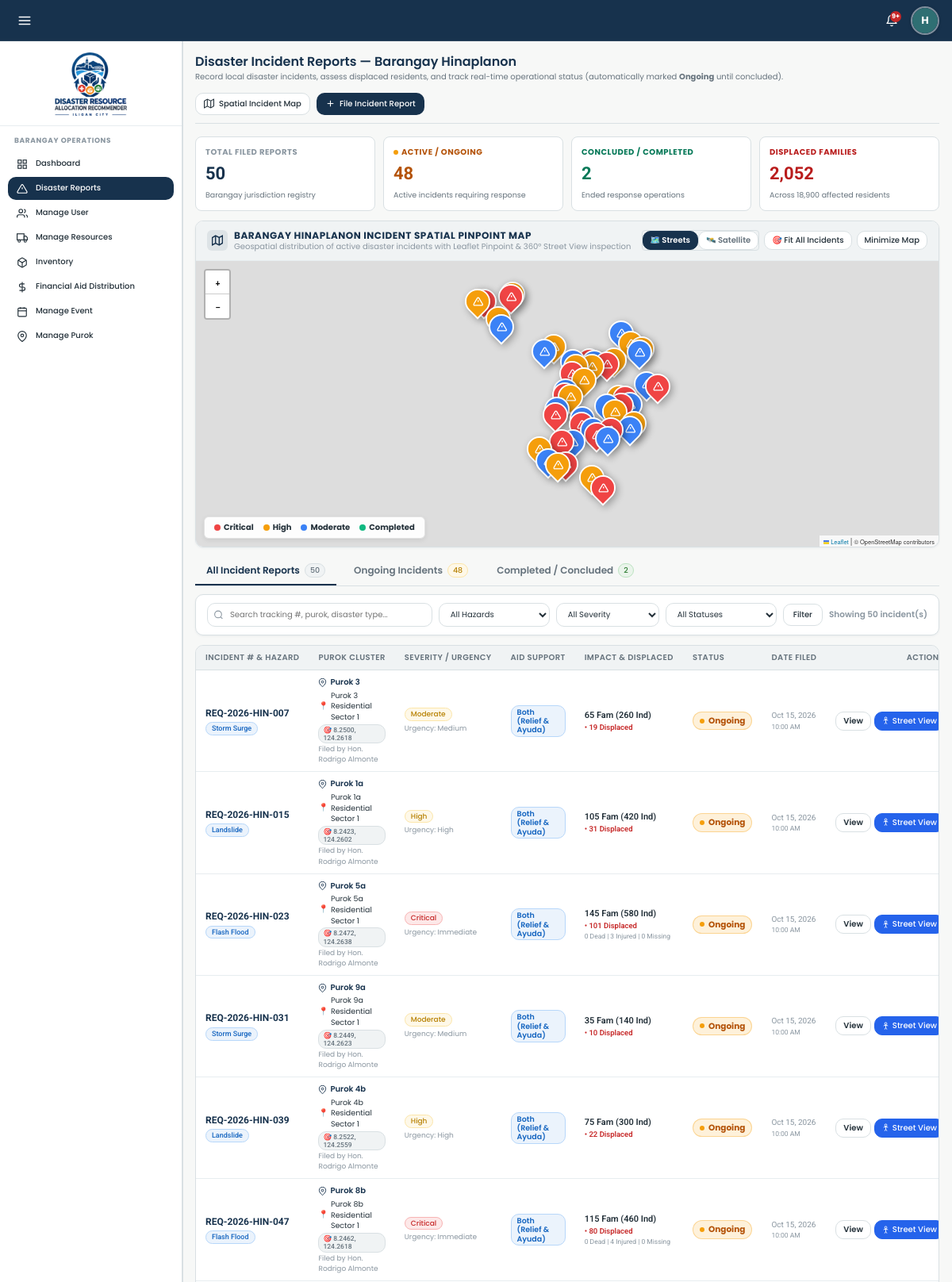
Screenshot of /views/barangay/disaster-reports.php (signed in, upper part) with the database file from the repository.
### tables this page shows
CREATE TABLE `barangays` (
  `id` int(11) NOT NULL AUTO_INCREMENT,
  `name` varchar(100) NOT NULL,
  `city` varchar(100) DEFAULT 'Iligan City',
  `status` enum('active','archived') NOT NULL DEFAULT 'active',
  `contact_person` varchar(100) DEFAULT NULL,
  `contact_number` varchar(30) DEFAULT NULL,
  `population` int(11) DEFAULT NULL,
  `total_households` int(11) DEFAULT NULL,
  `risk_level` enum('Low','Moderate','High','Critical') DEFAULT NULL,
  `area_radius` int(11) DEFAULT NULL COMMENT 'Geographic coverage and hazard radius of the area in meters',
  `coordinates_lat` decimal(10,6) NOT NULL,
  `coordinates_lng` decimal(10,6) NOT NULL,
  `created_at` datetime DEFAULT current_timestamp(),
  PRIMARY KEY (`id`),
  UNIQUE KEY `name` (`name`)
);

CREATE TABLE `disaster_reports` (
  `id` int(11) NOT NULL AUTO_INCREMENT,
  `tracking_code` varchar(50) NOT NULL,
  `barangay_id` int(11) NOT NULL,
  `purok_name` varchar(100) NOT NULL,
  `coordinates_lat` decimal(10,6) DEFAULT NULL,
  `coordinates_lng` decimal(10,6) DEFAULT NULL,
  `incident_location` varchar(255) DEFAULT NULL,
  `disaster_type` enum('Flood','Typhoon','Landslide','Earthquake','Fire','Storm Surge','Flash Flood') NOT NULL,
  `severity` enum('Low','Moderate','High','Critical') NOT NULL,
  `urgency` enum('Immediate','High','Medium','Low') NOT NULL,
  `aid_support` enum('resources','financial_aid','both') NOT NULL DEFAULT 'resources',
  `affected_families` int(11) NOT NULL DEFAULT 0,
  `affected_individuals` int(11) NOT NULL DEFAULT 0,
  `displaced_families` int(11) NOT NULL DEFAULT 0,
  `casualties_count` int(11) NOT NULL DEFAULT 0,
  `injuries_count` int(11) NOT NULL DEFAULT 0,
  `missing_count` int(11) NOT NULL DEFAULT 0,
  `requested_assistance` text NOT NULL,
  `situation_overview` text DEFAULT NULL,
  `resolution_notes` text DEFAULT NULL,
  `status` enum('Ongoing','Completed') NOT NULL DEFAULT 'Ongoing',
  `submitted_by` int(11) NOT NULL,
  `created_at` datetime DEFAULT current_timestamp(),
  `updated_at` datetime DEFAULT current_timestamp() ON UPDATE current_timestamp(),
  `completed_at` datetime DEFAULT NULL,
  PRIMARY KEY (`id`),
  UNIQUE KEY `tracking_code` (`tracking_code`),
  KEY `barangay_id` (`barangay_id`),
  KEY `submitted_by` (`submitted_by`),
  CONSTRAINT `disaster_reports_ibfk_1` FOREIGN KEY (`barangay_id`) REFERENCES `barangays` (`id`) ON DELETE CASCADE,
  CONSTRAINT `disaster_reports_ibfk_2` FOREIGN KEY (`submitted_by`) REFERENCES `users` (`id`) ON DELETE CASCADE
);

CREATE TABLE `users` (
  `id` int(11) NOT NULL AUTO_INCREMENT,
  `username` varchar(50) NOT NULL,
  `password` varchar(255) NOT NULL,
  `first_name` varchar(50) DEFAULT NULL,
  `last_name` varchar(50) DEFAULT NULL,
  `full_name` varchar(100) NOT NULL,
  `email` varchar(100) NOT NULL,
  `phone` varchar(20) NOT NULL,
  `gender` enum('Male','Female','Other') DEFAULT 'Male',
  `age` int(11) DEFAULT NULL,
  `image` varchar(255) DEFAULT NULL,
  `role` enum('icdrrmo','barangay_head','responder','resident') NOT NULL,
  `agency_id` int(11) DEFAULT NULL,
  `position` varchar(100) DEFAULT NULL,
  `availability` enum('Available','On Duty','Responding','Standby','Off Duty') NOT NULL DEFAULT 'Available',
  `barangay_id` int(11) DEFAULT NULL,
  `purok` varchar(100) DEFAULT NULL,
  `status` enum('active','inactive','pending','archived') DEFAULT 'active',
  `created_at` datetime DEFAULT current_timestamp(),
  `last_login` datetime DEFAULT NULL,
  PRIMARY KEY (`id`),
  UNIQUE KEY `username` (`username`),
  UNIQUE KEY `email` (`email`),
  KEY `barangay_id` (`barangay_id`),
  KEY `fk_users_agency` (`agency_id`),
  CONSTRAINT `fk_users_agency` FOREIGN KEY (`agency_id`) REFERENCES `agencies` (`id`) ON DELETE SET NULL,
  CONSTRAINT `users_ibfk_1` FOREIGN KEY (`barangay_id`) REFERENCES `barangays` (`id`) ON DELETE SET NULL
);

### views/barangay/disaster-reports.php (the view, shortened to what the rows shown need)
<?php
require_once __DIR__ . '/../../backend/services/Helpers.php';
$user = getCurrentUser();
$barangayId = (int) $user['barangay_id'];
$db = getDBConnection();
$bStmt = $db->prepare("SELECT * FROM barangays WHERE id = ?");
$bStmt->execute([$barangayId]);
$barangay = $bStmt->fetch(PDO::FETCH_ASSOC);
$sql = "
    SELECT dr.*, b.name AS barangay_name, u.full_name AS submitted_by_name,
           r.id AS recommendation_id, r.status AS recommendation_status, r.confidence_score
    FROM disaster_reports dr
    JOIN barangays b ON dr.barangay_id = b.id
    LEFT JOIN users u ON dr.submitted_by = u.id
    LEFT JOIN recommendations r ON dr.id = r.disaster_request_id
    WHERE dr.barangay_id = ?
";
$params = [$barangayId];
$sql .= " ORDER BY FIELD(dr.status, 'Ongoing', 'Completed'), dr.created_at DESC";
$stmt = $db->prepare($sql);
$stmt->execute($params);
$requests = $stmt->fetchAll(PDO::FETCH_ASSOC);
require_once __DIR__ . '/../layouts/header.php';
?>
<link rel="stylesheet" href="https://unpkg.com/leaflet@1.9.4/dist/leaflet.css"
 />
<main class="main-content">
  <div class="page-header">
    <div class="page-header-title-wrap">
      <h1>Disaster Incident Reports — Barangay <?= clean($barangay['name']) ?></h1>
      <p class="page-header-desc">
        Record local disaster incidents, assess displaced residents, and track real-time operational status
        (automatically marked <strong>Ongoing</strong> until concluded).
      </p>
    </div>
  </div>
  <div class="card" id="spatialIncidentMapCard"
    style="margin-bottom:var(--space-4, 16px);border:1px solid var(--color-border);overflow:hidden;">
    <div class="card-header"
      style="padding:10px 14px;background:var(--color-surface-subtle);display:flex;justify-content:space-between;align-items:center;flex-wrap:wrap;gap:8px;">
      <div style="display:flex;align-items:center;gap:8px;">
        <div>
          <h3
            style="margin:0;font-size:12px;font-weight:700;color:var(--color-primary);text-transform:uppercase;letter-spacing:0.5px;">
            Barangay <?= clean($barangay['name']) ?> Incident Spatial Pinpoint Map
          </h3>
          <span style="font-size:10px;color:var(--color-text-muted);">
            Geospatial distribution of active disaster incidents with Leaflet Pinpoint & 360° Street View inspection
          </span>
        </div>
      </div>
    </div>
  </div>
  <div class="table-responsive">
    <table class="data-table">
      <thead>
        <tr>
          <th>Incident # & Hazard</th>
          <th>Purok Cluster</th>
          <th>Severity / Urgency</th>
          <th>Aid Support</th>
          <th>Impact & Displaced</th>
          <th>Status</th>
          <th>Date Filed</th>
          <th style="text-align:right;">Actions</th>
        </tr>
      </thead>
      <tbody>
        <?php if (empty($requests)): ?>
          <tr>
            <td colspan="8" style="text-align:center;padding:36px;color:var(--color-text-muted);">
              <svg width="32" height="32" viewBox="0 0 24 24" fill="none" stroke="currentColor" stroke-width="1.5"
                style="margin:0 auto 8px;display:block;opacity:0.6;">
                <path d="M10.29 3.86L1.82 18a2 2 0 0 0 1.71 3h16.94a2 2 0 0 0 1.71-3L13.71 3.86a2 2 0 0 0-3.42 0z"></path>
              </svg>
              No disaster reports found for the selected criteria in Barangay <?= clean($barangay['name']) ?>.
            </td>
          </tr>
        <?php else: ?>
          <?php foreach ($requests as $r): ?>
            <tr>
              <td style="font-family:var(--font-secondary);">
                <div style="font-weight:700;color:var(--color-primary);font-size:12px;">
                  <?= clean($r['tracking_code']) ?>
                </div>
                <div style="display:inline-flex;align-items:center;gap:4px;margin-top:2px;">
                  <span class="badge badge-info" style="font-size:9px;"><?= clean($r['disaster_type']) ?></span>
                </div>
              </td>
              <td>
                <div style="font-weight:600;color:var(--color-primary);display:flex;align-items:center;gap:4px;">
                  <svg width="11" height="11" viewBox="0 0 24 24" fill="none" stroke="currentColor" stroke-width="2">
                    <path d="M21 10c0 7-9 13-9 13s-9-6-9-13a9 9 0 0 1 18 0z"></path>
                    <circle cx="12" cy="10" r="3"></circle>
                  </svg>
                  <?= clean($r['purok_name']) ?>
                </div>
                <?php if (!empty($r['incident_location'])): ?>
                  <div
                    style="font-size:9.5px;color:var(--color-text);margin-top:2px;display:flex;align-items:center;gap:3px;">
                    <span style="color:var(--color-text-muted);">📍</span> <?= clean($r['incident_location']) ?>
                  </div>
                <?php endif; ?>
                <?php if (!empty($r['coordinates_lat']) && !empty($r['coordinates_lng'])): ?>
                  <div style="display:inline-flex;align-items:center;gap:4px;margin-top:2px;">
                    <a href="javascript:void(0)"
                      onclick="focusIncidentOnOverviewMap(<?= (float) $r['coordinates_lat'] ?>, <?= (float) $r['coordinates_lng'] ?>, <?= (int) $r['id'] ?>)"
                      class="badge badge-neutral"
                      style="font-size:8.5px;text-decoration:none;font-family:var(--font-secondary);padding:1px 5px;"
                      title="Focus on Leaflet Map">
                      🎯 <?= number_format($r['coordinates_lat'], 4) ?>, <?= number_format($r['coordinates_lng'], 4) ?>
                    </a>
                  </div>
                <?php endif; ?>
                <div style="font-size:9px;color:var(--color-text-muted);margin-top:1px;">
                  Filed by <?= clean($r['submitted_by_name'] ?? 'Barangay Head') ?>
                </div>
              </td>
              <td>
                <div style="display:flex;flex-direction:column;gap:3px;align-items:flex-start;">
                  <?= renderStatusBadge($r['severity']) ?>
                  <span style="font-size:9px;color:var(--color-text-muted);">Urgency: <?= clean($r['urgency']) ?></span>
                </div>
              </td>
              <td>
                <?= renderAidSupportBadge($r['aid_support'] ?? 'resources') ?>
              </td>
              <td style="font-family:var(--font-secondary);font-size:11px;">
                <div style="font-weight:600;color:var(--color-text);">
                  <?= number_format($r['affected_families']) ?> Fam (<?= number_format($r['affected_individuals']) ?> Ind)
                </div>
                <?php if ((int) $r['displaced_families'] > 0): ?>
                  <div style="font-size:9.5px;color:var(--color-danger);font-weight:600;">
                    • <?= number_format($r['displaced_families']) ?> Displaced
                  </div>
                <?php endif; ?>
                <?php if ((int) $r['casualties_count'] > 0 || (int) $r['injuries_count'] > 0 || (int) $r['missing_count'] > 0): ?>
                  <div style="font-size:8.5px;color:var(--color-text-muted);">
                    <?= (int) $r['casualties_count'] ?> Dead | <?= (int) $r['injuries_count'] ?> Injured |
                    <?= (int) $r['missing_count'] ?> Missing
                  </div>
                <?php endif; ?>
              </td>
              <td>
                <?php if ($r['status'] === 'Ongoing'): ?>
                  <span class="badge-ongoing-pulse">Ongoing</span>
                <?php endif; ?>
              </td>
              <td
                style="font-size:10px;color:var(--color-text-muted);font-family:var(--font-secondary);white-space:nowrap;">
                <?= formatDate($r['created_at'], 'M d, Y') ?>
                <div style="font-size:8.5px;color:var(--color-text-muted);"><?= formatDate($r['created_at'], 'h:i A') ?>
                </div>
              </td>
              <td style="text-align:right;">
                <div style="display:inline-flex;gap:4px;align-items:center;">
                  <button type="button" class="btn btn-outline btn-sm"
                    style="padding:3px 9px;font-size:10px;font-weight:600;"
                    onclick="viewReportDetails(<?= htmlspecialchars(json_encode($r), ENT_QUOTES, 'UTF-8') ?>)">
                    View
                  </button>
                  <button type="button" class="btn btn-sm"
                    style="padding:3px 8px;font-size:10px;background:#2563EB;color:#FFF;border-color:#2563EB;display:inline-flex;align-items:center;gap:3px;"
                    onclick="openStreetViewForReport(<?= htmlspecialchars(json_encode($r), ENT_QUOTES, 'UTF-8') ?>)"
                    title="Inspect 360° Street View">
                    <svg width="11" height="11" viewBox="0 0 24 24" fill="none" stroke="currentColor" stroke-width="2">
                      <circle cx="12" cy="5" r="3"></circle>
                      <path d="M12 8v8"></path>
                      <path d="M9 21l3-5 3 5"></path>
                      <path d="M6 11l6-2 6 2"></path>
                    </svg>
                    Street View
                  </button>
                </div>
              </td>
            </tr>
          <?php endforeach; ?>
        <?php endif; ?>
      </tbody>
    </table>
  </div>
</main>
<?php require_once __DIR__ . '/../layouts/footer.php'; ?>

### backend/services/Helpers.php (shortened to what the rows shown need)
<?php
if (!function_exists('formatDate')) {
function formatDate($datetime, $format = 'M d, Y h:i A') {
    try {
        $dt = new DateTime($datetime);
        return $dt->format($format);
    } catch (Exception $e) {
        return $datetime;
    }
}
}
if (!function_exists('clean')) {
function clean($str) {
    return htmlspecialchars(trim((string)$str), ENT_QUOTES, 'UTF-8');
}
}
if (!function_exists('renderStatusBadge')) {
function renderStatusBadge($status) {
    $statusMap = [
        'active' => ['class' => 'badge-success', 'label' => 'Active'],
        'inactive' => ['class' => 'badge-danger', 'label' => 'Deactivated'],
        'deactivated' => ['class' => 'badge-danger', 'label' => 'Deactivated'],
        'pending' => ['class' => 'badge-warning', 'label' => 'Pending'],
        'archived' => ['class' => 'badge-neutral', 'label' => 'Archived'],
        'Submitted' => ['class' => 'badge-info', 'label' => 'Submitted'],
        'Under Review' => ['class' => 'badge-warning', 'label' => 'Under Review'],
        'Recommendation Ready' => ['class' => 'badge-info', 'label' => 'Recommendation Ready'],
        'Approved' => ['class' => 'badge-success', 'label' => 'Approved'],
        'Allocated' => ['class' => 'badge-success', 'label' => 'Allocated'],
        'Dispatched' => ['class' => 'badge-info', 'label' => 'Dispatched'],
        'Completed' => ['class' => 'badge-success', 'label' => 'Completed'],
        'Rejected' => ['class' => 'badge-danger', 'label' => 'Rejected'],
        'Pending Review' => ['class' => 'badge-warning', 'label' => 'Pending Review'],
        'Modified' => ['class' => 'badge-info', 'label' => 'Modified & Approved'],
        'Open / Active' => ['class' => 'badge-danger', 'label' => 'Open / Active'],
        'Standby' => ['class' => 'badge-neutral', 'label' => 'Standby'],
        'At Capacity' => ['class' => 'badge-danger', 'label' => 'At Capacity'],
        'Closed' => ['class' => 'badge-neutral', 'label' => 'Closed'],
        'Scheduled' => ['class' => 'badge-info', 'label' => 'Scheduled'],
        'Ongoing' => ['class' => 'badge-warning', 'label' => 'Ongoing'],
        'Cancelled' => ['class' => 'badge-danger', 'label' => 'Cancelled'],
        'Available' => ['class' => 'badge-success', 'label' => 'Available'],
        'Responding' => ['class' => 'badge-warning', 'label' => 'Responding'],
        'On Site' => ['class' => 'badge-danger', 'label' => 'On Site'],
        'Low' => ['class' => 'badge-neutral', 'label' => 'Low'],
        'Moderate' => ['class' => 'badge-warning', 'label' => 'Moderate'],
        'High' => ['class' => 'badge-warning', 'label' => 'High'],
        'Critical' => ['class' => 'badge-danger', 'label' => 'Critical'],
        'Immediate' => ['class' => 'badge-danger', 'label' => 'Immediate']
    ];
    $badge = $statusMap[$status] ?? ['class' => 'badge-neutral', 'label' => clean($status)];
    return '<span class="badge ' . $badge['class'] . '">' . $badge['label'] . '</span>';
}
}
if (!function_exists('renderAidSupportBadge')) {
function renderAidSupportBadge($aidSupport) {
    $aid = strtolower(trim((string)$aidSupport));
    if ($aid === 'financial_aid') {
        return '<span class="badge badge-success" style="font-size:9.5px;font-weight:600;">Financial Aid</span>';
    } elseif ($aid === 'both') {
        return '<span class="badge badge-info" style="font-size:9.5px;font-weight:600;">Both (Relief & Ayuda)</span>';
    } else {
        return '<span class="badge badge-neutral" style="font-size:9.5px;font-weight:600;">Resources</span>';
    }
}
}

### rows the page displays
barangays: name "Hinaplanon", name "HINAPLANON"
disaster_reports: tracking_code "REQ-2026-HIN-007", disaster_type "Storm Surge", purok_name "Purok 3", incident_location "Purok 3 Residential Sector 1", coordinates_lat "8.2500", coordinates_lng "124.2618", submitted_by.full_name "Hon. Rodrigo Almonte", severity "Moderate", urgency "Medium", aid_support "Both (Relief & Ayuda)", affected_families "65", affected_individuals "260", displaced_families "19", status "Ongoing", created_at "Oct 15, 2026", created_at "10:00 AM"
disaster_reports: tracking_code "REQ-2026-HIN-015", disaster_type "Landslide", purok_name "Purok 1a", incident_location "Purok 1a Residential Sector 1", coordinates_lat "8.2423", coordinates_lng "124.2602", submitted_by.full_name "Hon. Rodrigo Almonte", severity "High", urgency "High", aid_support "Both (Relief & Ayuda)", affected_families "105", affected_individuals "420", displaced_families "31", status "Ongoing", created_at "Oct 15, 2026", created_at "10:00 AM"
disaster_reports: tracking_code "REQ-2026-HIN-023", disaster_type "Flash Flood", purok_name "Purok 5a", incident_location "Purok 5a Residential Sector 1", coordinates_lat "8.2472", coordinates_lng "124.2638", submitted_by.full_name "Hon. Rodrigo Almonte", severity "Critical", urgency "Immediate", aid_support "Both (Relief & Ayuda)", affected_families "145", affected_individuals "580", displaced_families "101", casualties_count "0", injuries_count "3", missing_count "0", status "Ongoing", created_at "Oct 15, 2026", created_at "10:00 AM"
disaster_reports: tracking_code "REQ-2026-HIN-031", disaster_type "Storm Surge", purok_name "Purok 9a", incident_location "Purok 9a Residential Sector 1", coordinates_lat "8.2449", coordinates_lng "124.2623", submitted_by.full_name "Hon. Rodrigo Almonte", severity "Moderate", urgency "Medium", aid_support "Both (Relief & Ayuda)", affected_families "35", affected_individuals "140", displaced_families "10", status "Ongoing", created_at "Oct 15, 2026", created_at "10:00 AM"
disaster_reports: tracking_code "REQ-2026-HIN-039", disaster_type "Landslide", purok_name "Purok 4b", incident_location "Purok 4b Residential Sector 1", coordinates_lat "8.2522", coordinates_lng "124.2559", submitted_by.full_name "Hon. Rodrigo Almonte", severity "High", urgency "High", aid_support "Both (Relief & Ayuda)", affected_families "75", affected_individuals "300", displaced_families "22", status "Ongoing", created_at "Oct 15, 2026", created_at "10:00 AM"
disaster_reports: tracking_code "REQ-2026-HIN-047", disaster_type "Flash Flood", purok_name "Purok 8b", incident_location "Purok 8b Residential Sector 1", coordinates_lat "8.2462", coordinates_lng "124.2618", submitted_by.full_name "Hon. Rodrigo Almonte", severity "Critical", urgency "Immediate", aid_support "Both (Relief & Ayuda)", affected_families "115", affected_individuals "460", displaced_families "80", casualties_count "0", injuries_count "4", missing_count "0", status "Ongoing", created_at "Oct 15, 2026", created_at "10:00 AM"

### other values shown
$countAll "50"
$countOngoing "48"
$countCompleted "2"
$stats['total_displaced_families'] "2,052"
$stats['total_affected_individuals'] "18,900"
count($requests) "50"
